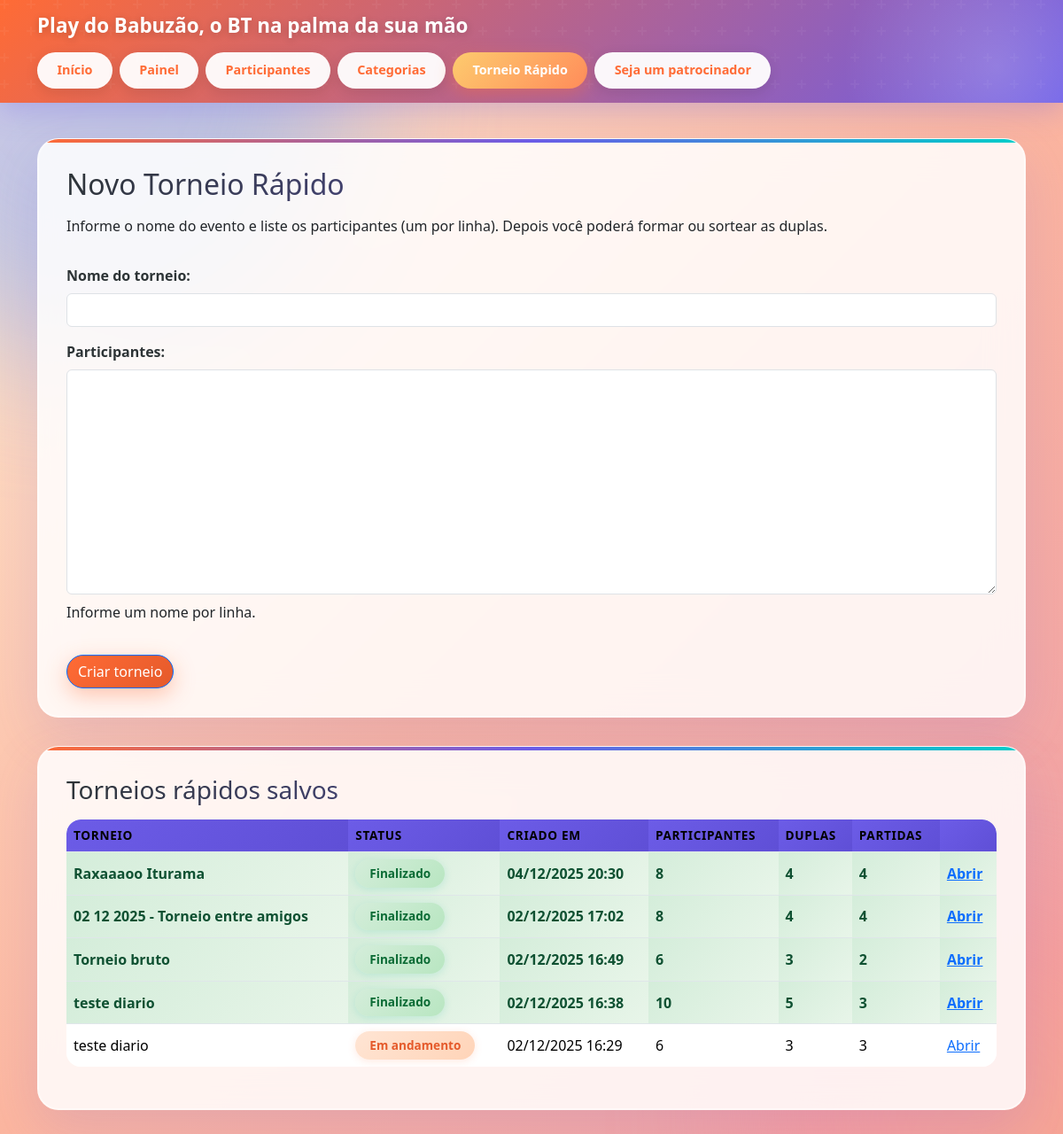
The page /torneio-rapido/ on the database as committed earlier.
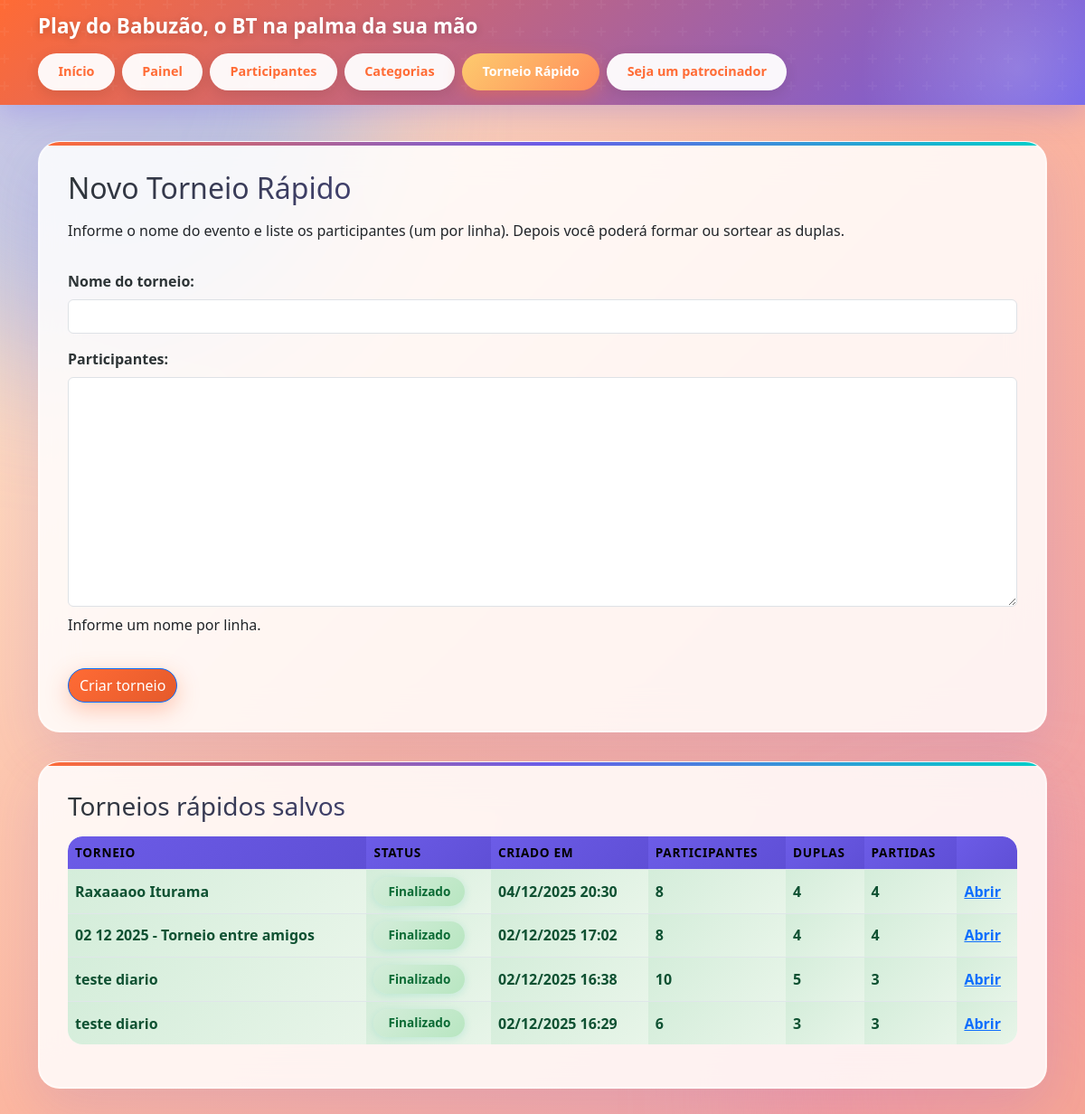
The same page on the database as committed later.
### tournaments/models.py (models this page shows, shortened)
class DailyGuide(models.Model):
	class PairingMode(models.TextChoices):
		UNDECIDED = "undecided", "Definir depois"
		MANUAL = "manual", "Manual"
		RANDOM = "random", "Sorteio"
	name = models.CharField(max_length=120)
	pairing_mode = models.CharField(
		max_length=10,
		choices=PairingMode.choices,
		default=PairingMode.UNDECIDED,
	)
	champion = models.ForeignKey(
		"DailyTeam",
		on_delete=models.SET_NULL,
		related_name="champion_guides",
		null=True,
		blank=True,
	)
	runner_up = models.ForeignKey(
		"DailyTeam",
		on_delete=models.SET_NULL,
		related_name="runner_up_guides",
		null=True,
		blank=True,
	)
	third_place = models.ForeignKey(
		"DailyTeam",
		on_delete=models.SET_NULL,
		related_name="third_place_guides",
		null=True,
		blank=True,
	)
	finished_at = models.DateTimeField(null=True, blank=True)
	created_at = models.DateTimeField(auto_now_add=True)
	class Meta:
		ordering = ("-created_at", "name")

### tournaments/views.py (the view, shortened to what this page needs)
# urls.py: path("torneio-rapido/", views.daily_guide_setup, name="daily_guide_setup"),
def daily_guide_setup(request):
	form = DailyGuideSetupForm(request.POST or None)
	guides = (
		DailyGuide.objects.annotate(
			participant_total=Count("participants", distinct=True),
			team_total=Count("daily_teams", distinct=True),
			match_total=Count("matches", distinct=True),
		)
		.order_by("-created_at")
	)
	return render(
		request,
		"tournaments/daily_guide_setup.html",
		{"form": form, "guides": guides},
	)

### tournaments/forms.py (shortened to what this page needs)
class DailyGuideSetupForm(forms.Form):
    guide_name = forms.CharField(label="Nome do torneio", max_length=120)
    participant_names = forms.CharField(
        label="Participantes",
        widget=forms.Textarea,
        help_text="Informe um nome por linha.",
    )

### tournaments/templates/tournaments/daily_guide_setup.html (shortened to what this page needs)
{% extends "base.html" %}
{% block content %}
<section class="card">
    <h2>Novo Torneio Rápido</h2>
    <p>Informe o nome do evento e liste os participantes (um por linha). Depois você poderá formar ou sortear as duplas.</p>
    <form method="post">
        {{ form.as_p }}
        <button type="submit">Criar torneio</button>
    </form>
</section>
<section class="card">
    <h3>Torneios rápidos salvos</h3>
    {% if guides %}
        <div class="table-wrapper">
            <table>
                <thead>
                    <tr>
                        <th>Torneio</th>
                        <th>Status</th>
                        <th>Criado em</th>
                        <th>Participantes</th>
                        <th>Duplas</th>
                        <th>Partidas</th>
                        <th></th>
                    </tr>
                </thead>
                <tbody>
                    {% for guide in guides %}
                        <tr class="{% if guide.finished_at %}daily-guide-row--finished{% endif %}">
                            <td>{{ guide.name }}</td>
                            <td>
                                {% if guide.finished_at %}
                                    <span class="status-badge status-badge--success">Finalizado</span>
                                {% else %}
                                    <span class="status-badge">Em andamento</span>
                                {% endif %}
                            </td>
                            <td>{{ guide.created_at|date:"d/m/Y H:i" }}</td>
                            <td>{{ guide.participant_total }}</td>
                            <td>{{ guide.team_total }}</td>
                            <td>{{ guide.match_total }}</td>
                            <td><a href="{% url 'tournaments:daily_guide_detail' guide.pk %}">Abrir</a></td>
                        </tr>
                    {% endfor %}
                </tbody>
            </table>
        </div>
    {% else %}
        <p class="muted-text">Nenhum Torneio Rápido foi salvo até agora. Crie o primeiro usando o formulário acima.</p>
    {% endif %}
</section>
{% endblock %}

Rows that differ between the two databases and show on the page:
removed DailyGuide: name "Torneio bruto", shows "Finalizado", created_at "02/12/2025 16:49", participant_total "6", team_total "3", match_total "2"
changed DailyGuide (number 4 of 4 on the later page): finished_at "Em andamento" → "Finalizado"
